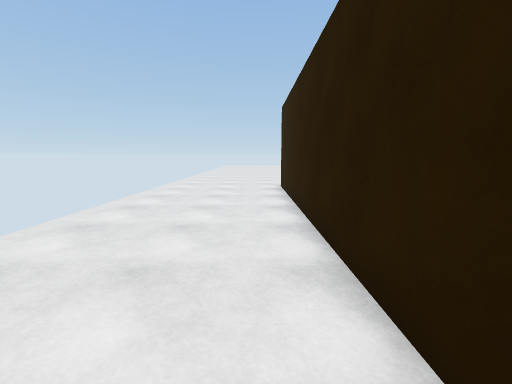
[1] (above)

19 first-person views from a walk through a scene from a Unity 3-D project. The camera is 1.4 m above the floor, tilts 8° down and sees 90° across. The floor is counted in squares, 1 m on a side. Each view is taken from the middle of a square. On the plan, view 1 faces up. The plan holds only what a view shows up to about 13 squares ahead; the rest is blank. The place goes on beyond the plan. The player is left out. Door leaves are left out, so doorways stand open. Surface patterns are stand-ins for the level's own textures.

[2]
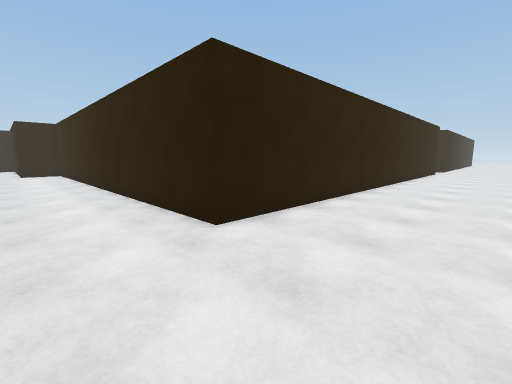

[3]
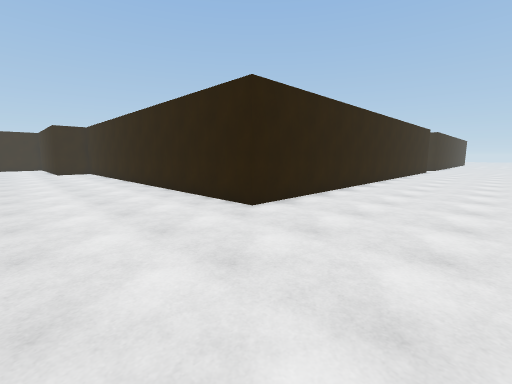

[4]
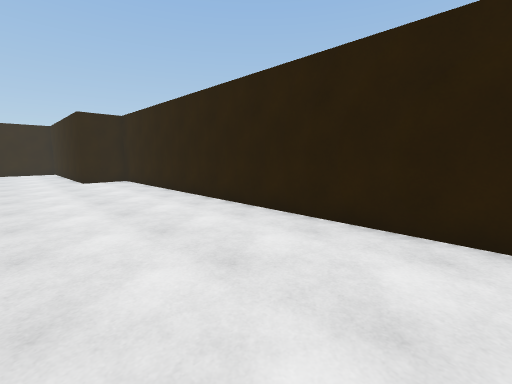

[5]
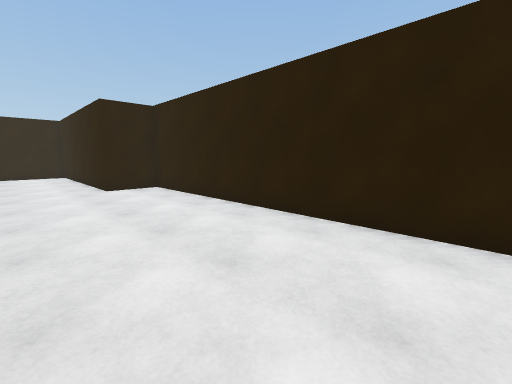

[6]
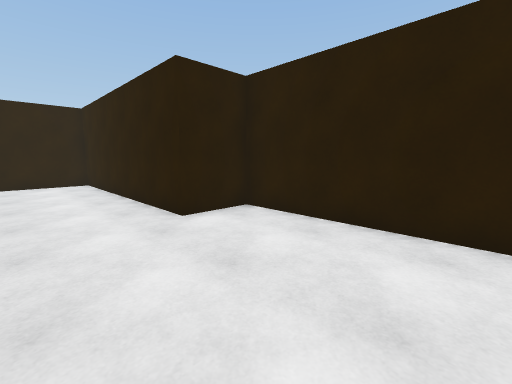

[7]
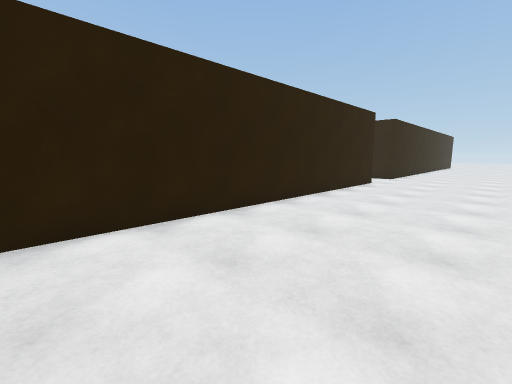

[8]
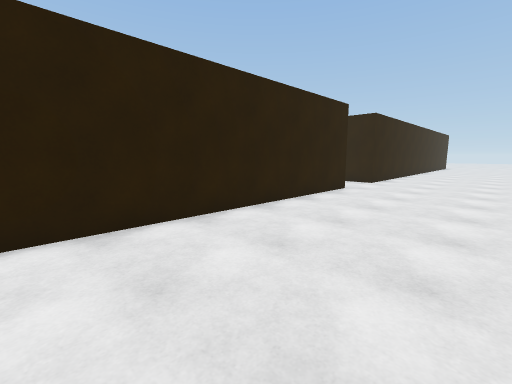

[9]
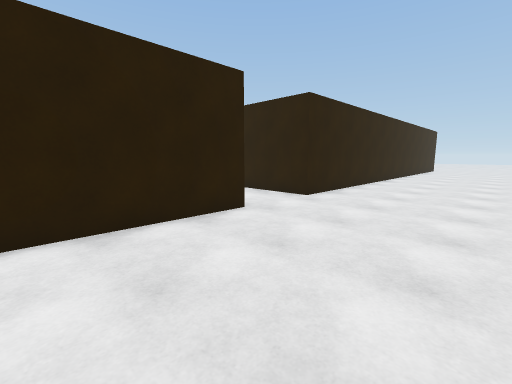

[10]
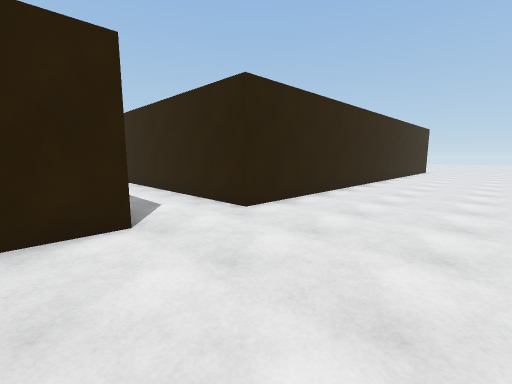

[11]
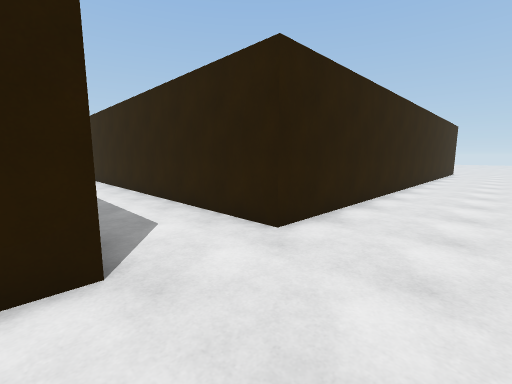

[12]
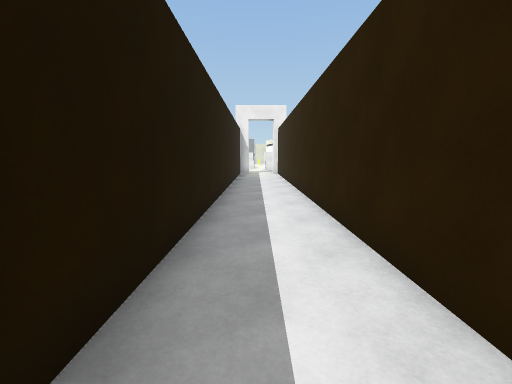

[13]
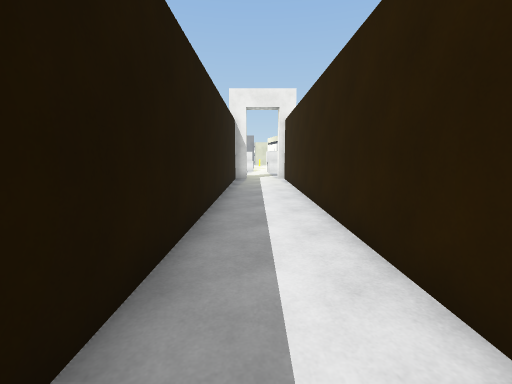

[14]
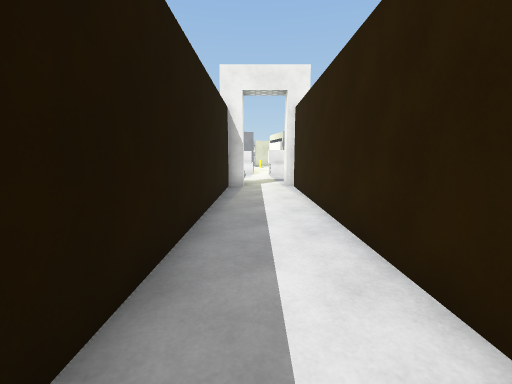

[15]
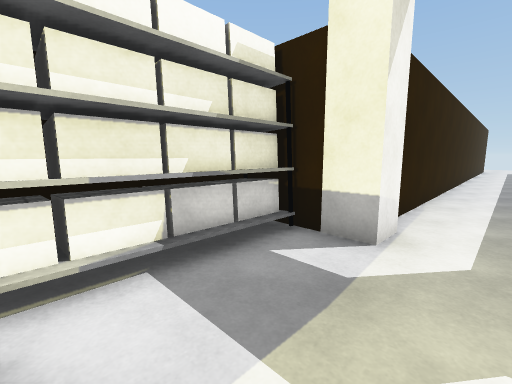

[16]
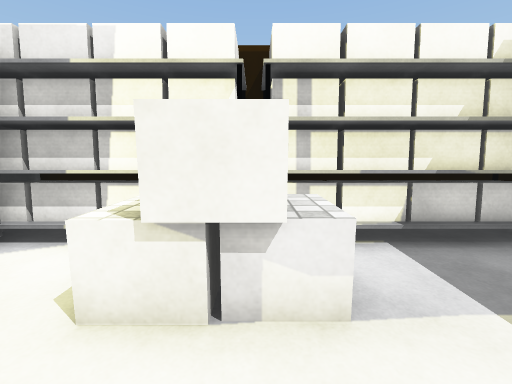

[17]
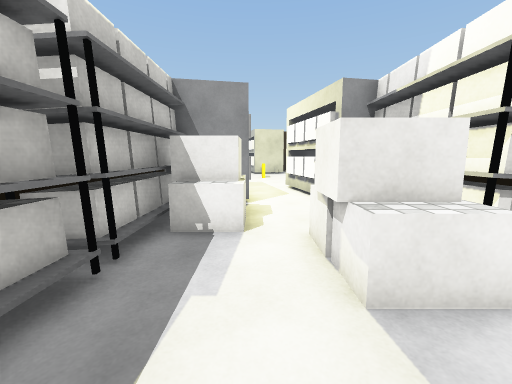

[18]
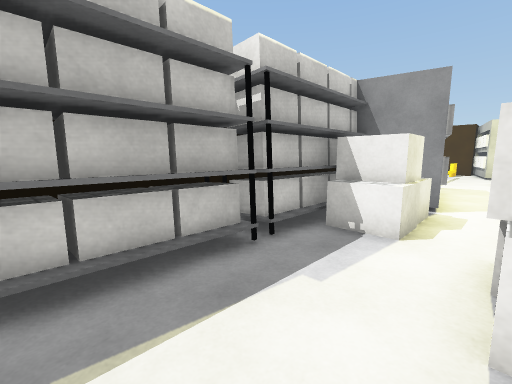

[19]
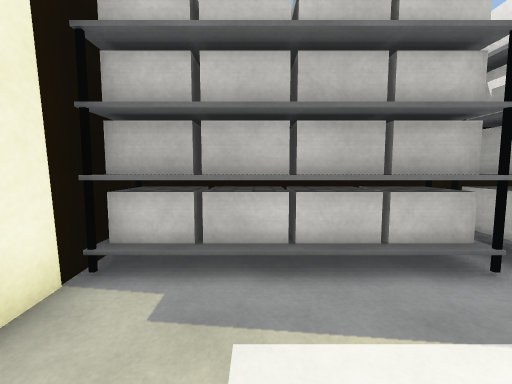

### Floor plan
Points are (right, up) in squares from view 1. A wall is a line through its corners. A room is listed if a view was taken in it or the views show most of it. See-through windows are left out.
Room 1 (views 1, 2, 3, 4, 5, 6, 7, 8, 9, 10, 11, 12, 13, 14)
walls: (1.2, -8.8) (1.2, 12) (19.4, 12) (19.4, 14) (28.3, 14) (28.3, 17.1); (1.2, -18.5) (1.2, -11.8) (25.9, -11.8) (25.9, -11.4) (26.9, -11.4); (25.9, -8.7) (6.1, -8.7)
ways out: open door at (27, -10.5) to room 2
Room 2 (views 15, 16, 17, 18, 19)
walls: (26.9, -11.4) (26.9, -14.4) (31.4, -14.4); (26.9, -6.7) (26.9, -9.1)
low walls: (33.4, -14.4) (36.5, -14.4)
ways out: open door at (27, -10.5) to room 1
objects: shelf (28, -14) to (32, -13); shelf (28, -8) to (32, -7); box (31, -12) to (34, -11); shelf (33, -14) to (36, -13); shelf (33, -8) to (36, -7); box (34, -10) to (36, -8)

Positions as (right, up) in squares from view 1, and headings:
1: (0, 0), facing up
2: (-3, 15), facing down-right
3: (-4, 17), facing down-right
4: (4, 17), facing down-right
5: (8, 17), facing down-right
6: (14, 17), facing down-right
7: (-4, 5), facing down-right
8: (-4, 2), facing down-right
9: (-4, -4), facing down-right
10: (-4, -7), facing down-right
11: (-2, -8), facing down-right
12: (5, -10), facing right
13: (10, -10), facing right
14: (14, -10), facing right
15: (31, -10), facing down-left
16: (32, -9), facing down
17: (29, -10), facing right
18: (29, -11), facing up-right
19: (29, -11), facing up
